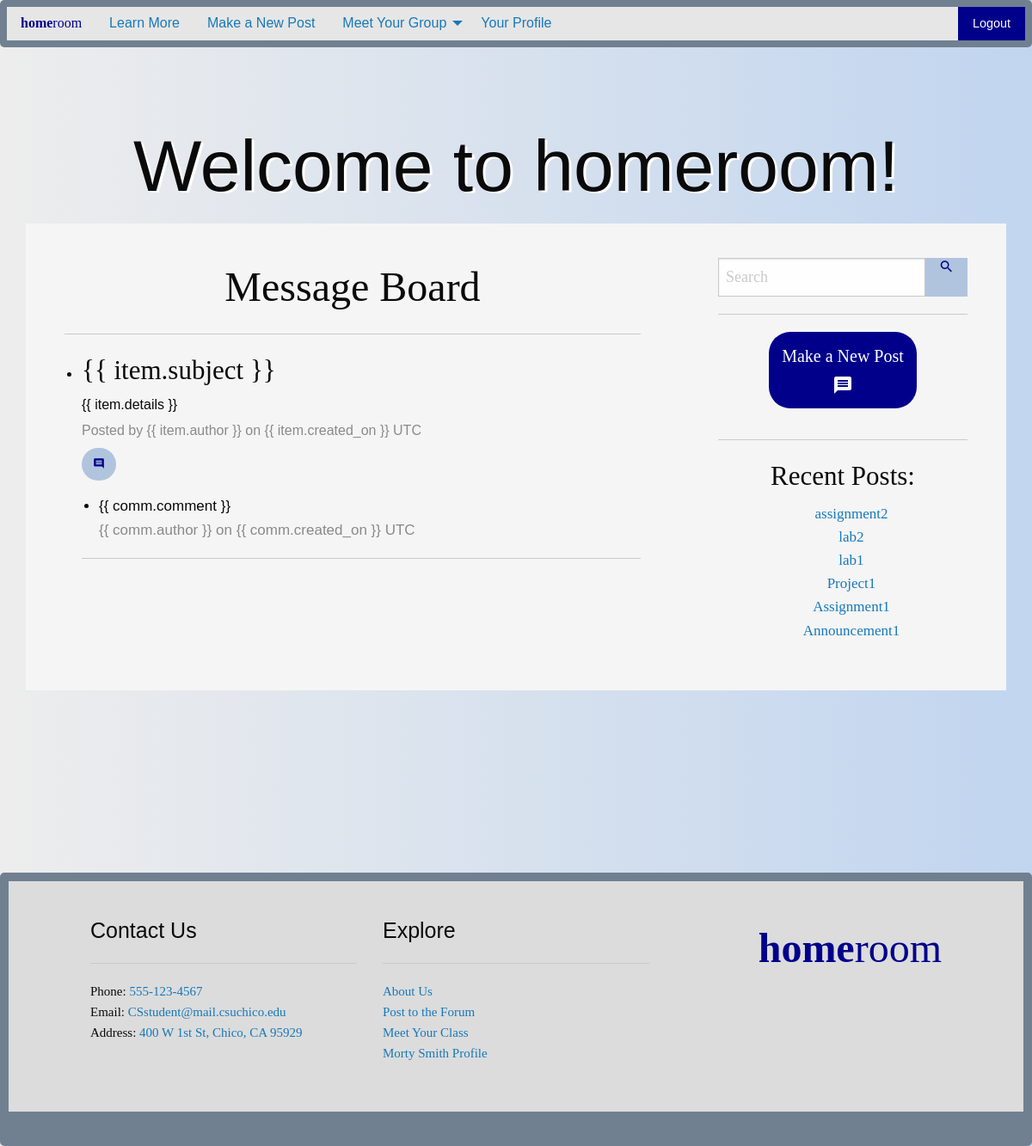
Page / (signed in) on the committed database.
### myapp/models.py (models this page shows, shortened)
class Post_Model(models.Model):
    subject = models.CharField(max_length=240)
    details = models.TextField()
    created_on = models.DateTimeField(auto_now_add=True, blank=True)
    author = models.ForeignKey(
        User,
        on_delete=models.CASCADE
    )

### myapp/views.py (the view)
# urls.py: path('', views.index, name='index'),
def index(request):
    myDate = datetime.now()
    site_name = 'homeroom'
    message = """Simple to use. No cost to you.
        A safe place to connect with your class and communicate better."""
    post_list = Post_Model.objects.all().order_by("-created_on")
    user_list = User.objects.all()
    student_list = Student_Model.objects.all()
    context = {
        'site_name':site_name,
        'message':message,
        'post_list':post_list,
        'student_list':student_list,
        'user_list':user_list,
        'date':myDate
    }
    return render(request, 'index.html', context)

### myapp/templates/index.html (shortened to what this page needs)
{% extends "base.html" %}
{% load static %}
{% block body %}
  <div class="grid-container" id="main-body">
    <div class="grid-y medium-grid-frame">
      <div class="cell shrink header medium-cell-block-container">
        {% if user.is_authenticated %}
        <div id="app2">
          <span v-bind:title="hovermessage">
            <h1 class="text-center sans-serif-text welcome">
              Welcome to {{ site_name }}!
            </h1>
          </span>
        </div>
        {% else %}
        <h1 class="text-center sans-serif-text welcome">
          Welcome to {{ site_name }}!
        </h1>
        <h4 class="text-center sans-serif-text">{{ message }}</h4>
        <br>
        {% endif %}
      </div>
      {% if user.is_authenticated %}
      <div class="cell medium-auto medium-cell-block-container">
        <div class="grid-x grid-padding-x">
          <div class="cell medium-8 medium-cell-block-y main-text">
            <div class="main-text serif-text">
              <h1 class="serif-text text-center">Message Board</h1>
              <hr>
              <div id="app-post">
                <ul class="text-justify">
                  <li v-for = "item in posts">
                    {% verbatim %}
                    <h3 class="serif-text">{{ item.subject }}<h3>
                    <h6 class="sans-serif-text">{{ item.details }}</h6>
                    <h6 class="sans-serif-text subheader">
                      Posted by {{ item.author }} on {{ item.created_on }} UTC
                    </h6>
                    <a v-bind:href="'/comment/'+ item.id +'/'"
                      class="button buttonL rounded small">
                      <i class="material-icons" style="font-size:14px;">comment</i>
                    </a>
                    <ul>
                      <li v-for="comm in item.comments">
                        <div class="sans-serif-text">{{ comm.comment }}
                          <div class="sans-serif-text subheader">
                            {{ comm.author }} on {{ comm.created_on }} UTC
                          </div>
                        </div>
                      </li>
                    </ul>
                    <hr>
                    {% endverbatim %}
                  </li>
                </ul>
              </div>
            </div>
          </div>
          <div class="cell medium-4 medium-cell-block-y main-text">
            <div class="main-text serif-text">
              <form action="/search/" method="get">
                <div class="serif-text input-group">
                  <input type="text" name="q" class="input-group-field searchfield"
                    style="font-size:18px;" placeholder="Search">
                  <button class="input-group-button button buttonL">
                    <i class="material-icons" style="font-size:18px;">search</i>
                  </button>
                </div>
              </form>
              <div class="serif-text text-center">
                <hr>
                <a href="/message_board/" class="button button1">
                  <h5 class="serif-text">Make a New Post</h5>
                  <i class="material-icons" style="font-size:24px;">message</i>
                </a>
              </div>
              <hr>
              <h3 class="serif-text text-center">Recent Posts:</h3>
              <ul class="text-center nobullet">
                {% for item in post_list %}
                <li><a href="/comment/{{item.id}}/">{{ item.subject }}</a></li>
                {% endfor %}
              </ul>
            </div>
          </div>
        </div>
      </div>
      {% endif %}
    </div>
  </div>
{% endblock %}

### chat/templates/base.html (shortened to what this page needs)
{% load static %}
<!DOCTYPE html>
<html class="no-js" lang="en" dir="ltr">
  <head>
    <link rel="stylesheet" href="{% static "/css/foundation.css" %}">
    <link rel="stylesheet" href="{% static "css/app.css" %}">
  </head>
  <body>
      <div class="top-bar" id="main-menu">
        <div class="top-bar-left">
          <ul class="vertical medium-horizontal dropdown menu" data-dropdown-menu>
            <a class="logo" href="/"><b>home</b>room</a>
            <li class="has-submenu">
              <a href="/about/">Learn More</a>
            </li>
            {% if user.is_authenticated %}
            <li class="has-submenu">
              <a href="/forum/">Make a New Post</a>
            </li>
            <li class="has-submenu">
              <a href="/meet/">Meet Your Group</a>
            </li>
            <li class="has-submenu">
              <a href="/profile/">Your Profile</a>
            </li>
            {% endif %}
          </ul>
        </div>
        <div class="top-bar-right">
          <ul class="vertical medium-horizontal menu">
            {% if user.is_authenticated %}
            <li><a href="/logout/" class="button buttonR">Logout</a></li>
            {% else %}
            <li><a href="/login/" class="button buttonL">Login</a></li>
            <li><a href="/register/" class="button buttonR">Register</a></li>
            {% endif %}
          </ul>
        </div>
      </div>
    {% block body %}{% endblock %}
      <div>
        <footer class="cell shrink footer">
          <div id="foot-body">
            <div class="grid-x grid-padding-x foot-text">
              <div class="cell large-4 medium-6">
                <h4 class="text-left sans-serif-text">Contact Us</h4>
                <hr>
                <p class="serif-text">Phone: <a href="#">555-123-4567</a><br>
                  Email: <a href="#">CSstudent@mail.csuchico.edu</a><br>
                  Address: <a href="#">400 W 1st St, Chico, CA 95929</a>
                </p>
              </div>
              <div class="cell large-4 medium-6">
                <h4 class="text-left sans-serif-text">Explore</h4>
                <hr>
                <p class="serif-text">
                  <a href="/about/">About Us</a><br>
                  {% if user.is_authenticated %}
                  <a href="/forum/">Post to the Forum</a><br>
                  <a href="/meet/">Meet Your Class</a><br>
                  <a href="/profile/">{{ user.first_name }} {{ user.last_name }} Profile</a>
                  {%  endif %}
                </p>
              </div>
              <div class="cell auto large-text-right">
                <h1><a class="logo" href="/"><b>home</b>room</a></h1>
              </div>
            </div>
          </div>
        </footer>
      </div>
  </body>
</html>

### myapp/static/css/app.css (style rules this page uses)
body { background: linear-gradient(to right, #EDEDED, #C1D5EF); overflow-x: hidden; }
.sans-serif-text { font-family: "Optima", sans-serif; }
.serif-text { font-family: "Garamond", serif; }
.welcome { font-size: 7vw; text-shadow: 3px 2px #FFFFFF; }
.button1 { background-color: #00008B; border-radius: 25px; }
.buttonL { color: #00008B; background: #B0C4DE; }
.buttonR { background: #00008B; }
.rounded { border-radius: 25px; }
.top-bar { font-family: "Optima", sans-serif; background: #708090; border-radius: 5px; }
.logo { font-family: "AmericanTypewriter"; color: #00008B; }
#main-body { padding: 80px 30px; }
.main-text { font-size: 17px; padding: 20px 30px; background: #F5F5F5; }
.searchfield { width: 100%; border: 1px solid #c9c9c9; border-radius: 25px; }
.nobullet { list-style-type: none; }
#foot-body { border-style: solid; border-width: 10px; border-bottom: 40px solid #708090; border-radius: 5px; border-color: #708090; padding: 20px 0px; background: #DCDCDC; }
.foot-text { font-size: 15px; padding: 20px 80px; }

### rows in the picture
Post_Model: subject "assignment2"
Post_Model: subject "lab2"
Post_Model: subject "lab1"
Post_Model: subject "Project1"
Post_Model: subject "Assignment1"
Post_Model: subject "Announcement1"

### other values in the picture
{{ site_name }} "homeroom"
{{ user.first_name }} "Morty"
{{ user.last_name }} "Smith"
